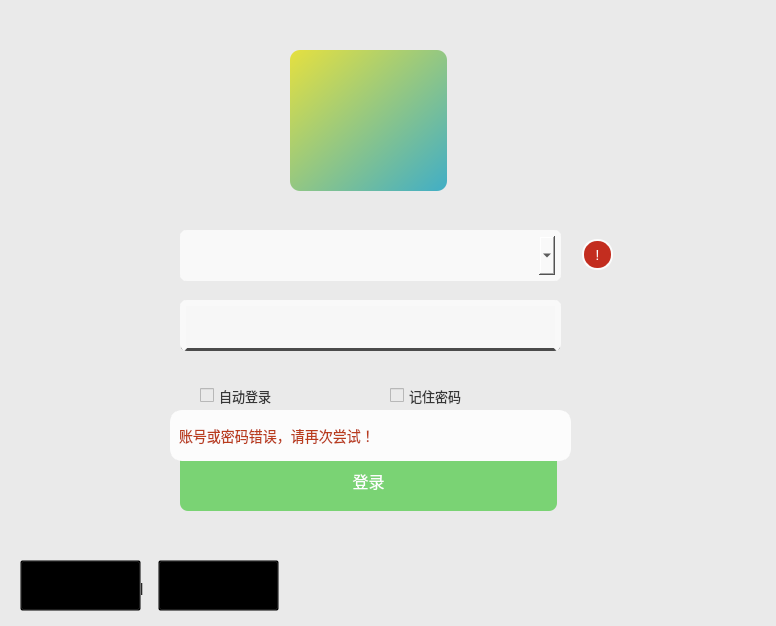
<?xml version="1.0" encoding="UTF-8"?>
<ui version="4.0">
 <class>LoginWidget</class>
 <widget class="QWidget" name="LoginWidget">
  <property name="enabled">
   <bool>true</bool>
  </property>
  <property name="geometry">
   <rect>
    <x>0</x>
    <y>0</y>
    <width>776</width>
    <height>626</height>
   </rect>
  </property>
  <property name="windowTitle">
   <string>Login</string>
  </property>
  <property name="styleSheet">
   <string notr="true">background-color: rgb(234, 234, 234);</string>
  </property>
  <widget class="QLineEdit" name="Password">
   <property name="geometry">
    <rect>
     <x>180</x>
     <y>300</y>
     <width>381</width>
     <height>51</height>
    </rect>
   </property>
   <property name="styleSheet">
    <string notr="true">font-size: 12pt;
border: 6px solid rgb(75, 75, 75);
border-top-color: rgb(249, 249, 249);
border-left-color: rgb(249, 249, 249);
border-right-color: rgb(249, 249, 249);
border-bottom-width: 3px;
background-color: rgb(247, 247, 247);
border-radius: 7px;</string>
   </property>
  </widget>
  <widget class="QPushButton" name="ToLogin">
   <property name="geometry">
    <rect>
     <x>180</x>
     <y>450</y>
     <width>377</width>
     <height>61</height>
    </rect>
   </property>
   <property name="cursor">
    <cursorShape>ArrowCursor</cursorShape>
   </property>
   <property name="styleSheet">
    <string notr="true">QPushButton {
	font: 12pt;
	color: rgb(253, 253, 253);
	background-color: rgb(122, 211, 116);
	border-radius: 8px;
}
QPushButton::hover {
	background-color: rgb(130, 224, 123);
}</string>
   </property>
   <property name="text">
    <string>登录</string>
   </property>
  </widget>
  <widget class="QCheckBox" name="AutoLogin">
   <property name="geometry">
    <rect>
     <x>200</x>
     <y>370</y>
     <width>151</width>
     <height>51</height>
    </rect>
   </property>
   <property name="cursor">
    <cursorShape>PointingHandCursor</cursorShape>
   </property>
   <property name="styleSheet">
    <string notr="true">QCheckBox {
	font: 10pt;
	color: rgb(54, 54, 54);
}
QCheckBox::hover {
	color: rgb(70, 153, 255);
}</string>
   </property>
   <property name="text">
    <string>自动登录</string>
   </property>
  </widget>
  <widget class="QCheckBox" name="RememberPassword">
   <property name="geometry">
    <rect>
     <x>390</x>
     <y>370</y>
     <width>151</width>
     <height>51</height>
    </rect>
   </property>
   <property name="cursor">
    <cursorShape>PointingHandCursor</cursorShape>
   </property>
   <property name="styleSheet">
    <string notr="true">QCheckBox {
	font: 10pt;
	color: rgb(54, 54, 54);
}
QCheckBox::hover {
	color: rgb(70, 153, 255);
}</string>
   </property>
   <property name="text">
    <string>记住密码</string>
   </property>
  </widget>
  <widget class="QPushButton" name="RetrievePassword">
   <property name="geometry">
    <rect>
     <x>158</x>
     <y>560</y>
     <width>121</width>
     <height>51</height>
    </rect>
   </property>
   <property name="cursor">
    <cursorShape>PointingHandCursor</cursorShape>
   </property>
   <property name="styleSheet">
    <string notr="true">QPushButton {
	font: 10pt;
	background-color: rgb(0, 0, 0, 0);
}
QPushButton::hover {
	color: rgb(70, 153, 255);
}</string>
   </property>
   <property name="text">
    <string>找回密码</string>
   </property>
  </widget>
  <widget class="QPushButton" name="RegisterAccount">
   <property name="geometry">
    <rect>
     <x>20</x>
     <y>560</y>
     <width>121</width>
     <height>51</height>
    </rect>
   </property>
   <property name="cursor">
    <cursorShape>PointingHandCursor</cursorShape>
   </property>
   <property name="styleSheet">
    <string notr="true">QPushButton {
	font: 10pt;
	background-color: rgb(0, 0, 0, 0);
}
QPushButton::hover {
	color: rgb(70, 153, 255);
}</string>
   </property>
   <property name="text">
    <string>注册账号</string>
   </property>
  </widget>
  <widget class="QComboBox" name="Account">
   <property name="geometry">
    <rect>
     <x>180</x>
     <y>230</y>
     <width>381</width>
     <height>51</height>
    </rect>
   </property>
   <property name="styleSheet">
    <string notr="true">QComboBox {
	font: 12pt;
	border: 6px solid rgb(75, 75, 75);
	border-top-color: rgb(249, 249, 249);
	border-left-color: rgb(249, 249, 249);
	border-right-color: rgb(249, 249, 249);
	border-bottom-color: rgb(249, 249, 249);
	background-color: rgb(249, 249, 249);
	border-radius: 7px;
}
QComboBox::drop-down {
}
QComboBox::down-arrow {
}</string>
   </property>
  </widget>
  <widget class="QLabel" name="HeadImg">
   <property name="geometry">
    <rect>
     <x>290</x>
     <y>50</y>
     <width>157</width>
     <height>141</height>
    </rect>
   </property>
   <property name="toolTip">
    <string/>
   </property>
   <property name="whatsThis">
    <string/>
   </property>
   <property name="styleSheet">
    <string notr="true">QLabel {
	border-radius: 10px;
	background: qlineargradient(x1:1, y1:1, x2:0, y2:0, stop:0 #41AEC6, stop:1 #E5E040);
}</string>
   </property>
   <property name="text">
    <string/>
   </property>
  </widget>
  <widget class="QLabel" name="FormatError">
   <property name="geometry">
    <rect>
     <x>582</x>
     <y>239</y>
     <width>31</width>
     <height>31</height>
    </rect>
   </property>
   <property name="cursor">
    <cursorShape>WhatsThisCursor</cursorShape>
   </property>
   <property name="focusPolicy">
    <enum>Qt::NoFocus</enum>
   </property>
   <property name="toolTip">
    <string>&lt;html&gt;&lt;head/&gt;&lt;body&gt;&lt;p&gt;&lt;span style=&quot; font-size:12pt;&quot;&gt;请检查号码是否有误&lt;/span&gt;&lt;/p&gt;&lt;p&gt;&lt;span style=&quot; font-size:12pt;&quot;&gt;密码由8位及以上数字、字母或符号组成&lt;/span&gt;&lt;/p&gt;&lt;/body&gt;&lt;/html&gt;</string>
   </property>
   <property name="styleSheet">
    <string notr="true">QLabel {
	font: 11pt;
	background-color: rgb(195, 45, 31);
	color: rgb(252, 252, 252);
	border: 2px solid;
	border-color: rgb(252, 252, 252);
	border-radius: 15px;
}</string>
   </property>
   <property name="text">
    <string>!</string>
   </property>
   <property name="alignment">
    <set>Qt::AlignCenter</set>
   </property>
  </widget>
  <widget class="QLabel" name="PasswordError">
   <property name="geometry">
    <rect>
     <x>170</x>
     <y>410</y>
     <width>401</width>
     <height>51</height>
    </rect>
   </property>
   <property name="styleSheet">
    <string notr="true">QLabel {
	font: 10.5pt;
	background-color: rgb(252, 252, 252);
	color: rgb(186, 60, 28);
	border: 6px solid;
	border-color: rgb(252, 252, 252);
	border-radius: 12px;
}</string>
   </property>
   <property name="text">
    <string>账号或密码错误，请再次尝试！</string>
   </property>
  </widget>
  <widget class="QLabel" name="NetworkDisconnect">
   <property name="geometry">
    <rect>
     <x>200</x>
     <y>410</y>
     <width>331</width>
     <height>51</height>
    </rect>
   </property>
   <property name="styleSheet">
    <string notr="true">QLabel {
	font: 10.5pt;
	background-color: rgb(252, 252, 252);
	color: rgb(186, 60, 28);
	border: 6px solid;
	border-color: rgb(252, 252, 252);
	border-radius: 12px;
}</string>
   </property>
   <property name="text">
    <string>请检查网络连接是否正常</string>
   </property>
  </widget>
  <widget class="QLabel" name="label">
   <property name="geometry">
    <rect>
     <x>140</x>
     <y>578</y>
     <width>16</width>
     <height>18</height>
    </rect>
   </property>
   <property name="styleSheet">
    <string notr="true">font: 10pt;
background-color: rgb(0, 0, 0, 0);</string>
   </property>
   <property name="text">
    <string>|</string>
   </property>
  </widget>
  <zorder>ToLogin</zorder>
  <zorder>RememberPassword</zorder>
  <zorder>AutoLogin</zorder>
  <zorder>NetworkDisconnect</zorder>
  <zorder>PasswordError</zorder>
  <zorder>HeadImg</zorder>
  <zorder>Password</zorder>
  <zorder>RetrievePassword</zorder>
  <zorder>RegisterAccount</zorder>
  <zorder>Account</zorder>
  <zorder>label</zorder>
  <zorder>FormatError</zorder>
 </widget>
 <layoutdefault spacing="6" margin="11"/>
 <resources/>
 <connections/>
</ui>
